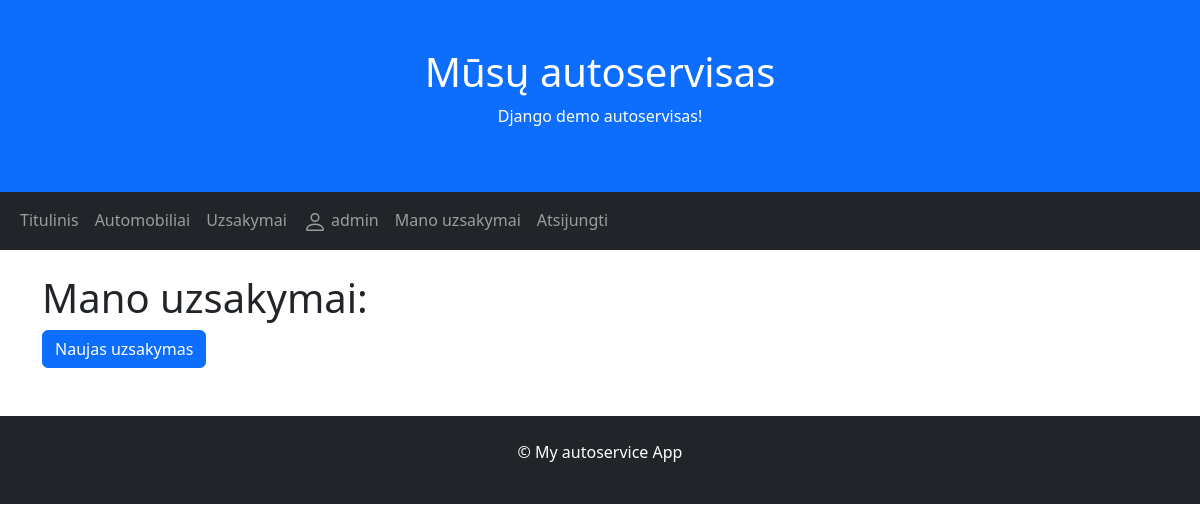
Page /myorders/ (signed in) on the earlier database version.
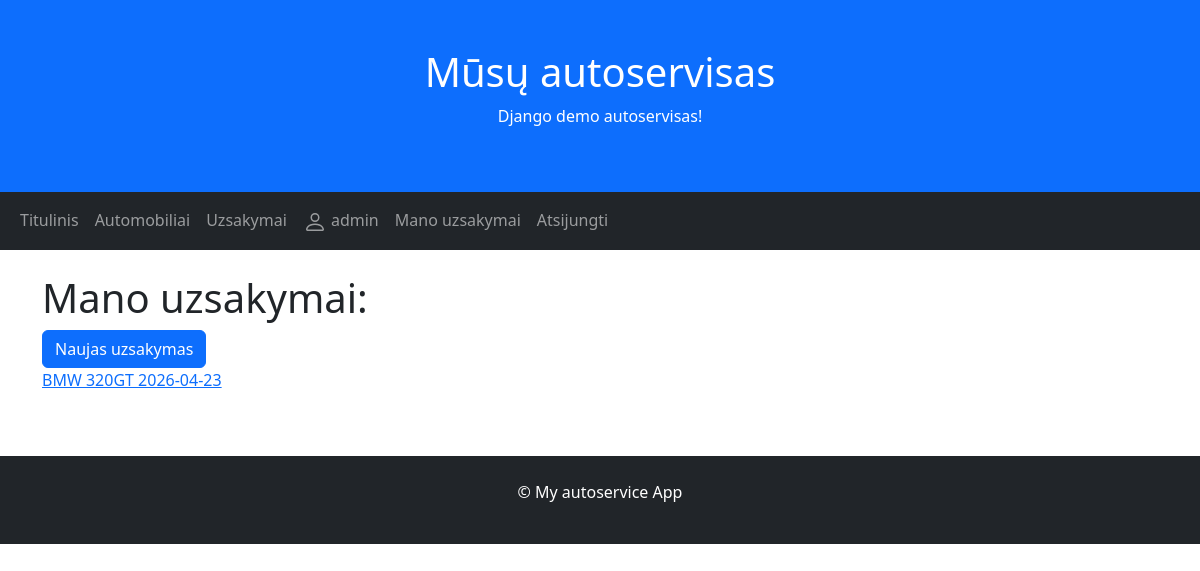
Same page on the later database version.
### autoservice/models.py (models this page shows, shortened)
class Order(models.Model):
    date = models.DateField(auto_now_add=True)
    car = models.ForeignKey(to="Car", on_delete=models.CASCADE)
    client = models.ForeignKey(to=User, on_delete=models.CASCADE)
    deadline = models.DateTimeField(null=True, blank=True)
    STATUS_CHOICES = [
        ('a', 'Administered'),
        ('k', 'Cancelled'),
        ('i', 'In Progress'),
        ('c', 'Completed'),
    ]
    status = models.CharField(choices=STATUS_CHOICES, default='a')
    def is_overdue(self):
        return self.deadline and timezone.now() > self.deadline
    def __str__(self):
        return f"{self.car} {self.date}"

class Car(models.Model):
    make = models.CharField()
    model = models.CharField()
    license_plate = models.CharField()
    vin_code = models.CharField()
    client_name = models.CharField()
    description = HTMLField(default="")
    def __str__(self):
        return f"{self.make} {self.model}"

### autoservice/views.py (the view)
# urls.py: path('myorders/', views.UserOrderListView.as_view(), name='userorders'),
class UserOrderListView(LoginRequiredMixin, generic.ListView):
    model = Order
    template_name = "users_orders.html"
    context_object_name = "orders"
    def get_queryset(self):
        return Order.objects.filter(client=self.request.user)

### autoservice/templates/users_orders.html (shortened to what this page needs)
{% extends 'base.html' %}
{% block content %}
<h1>Mano uzsakymai:</h1>
<div>
    <a class="btn btn-primary" href="{% url 'order_create' %}">Naujas uzsakymas</a>
</div>
{% for order in orders %}
<p><a href="{% url 'order' order.pk %}" class="{% if order.is_overdue %}text-danger{% endif %}">{{ order }}</a></p>
{% endfor %}
{% endblock %}

Differences in the rows shown:
added Order: car+date "BMW 320GT 2026-04-23"
